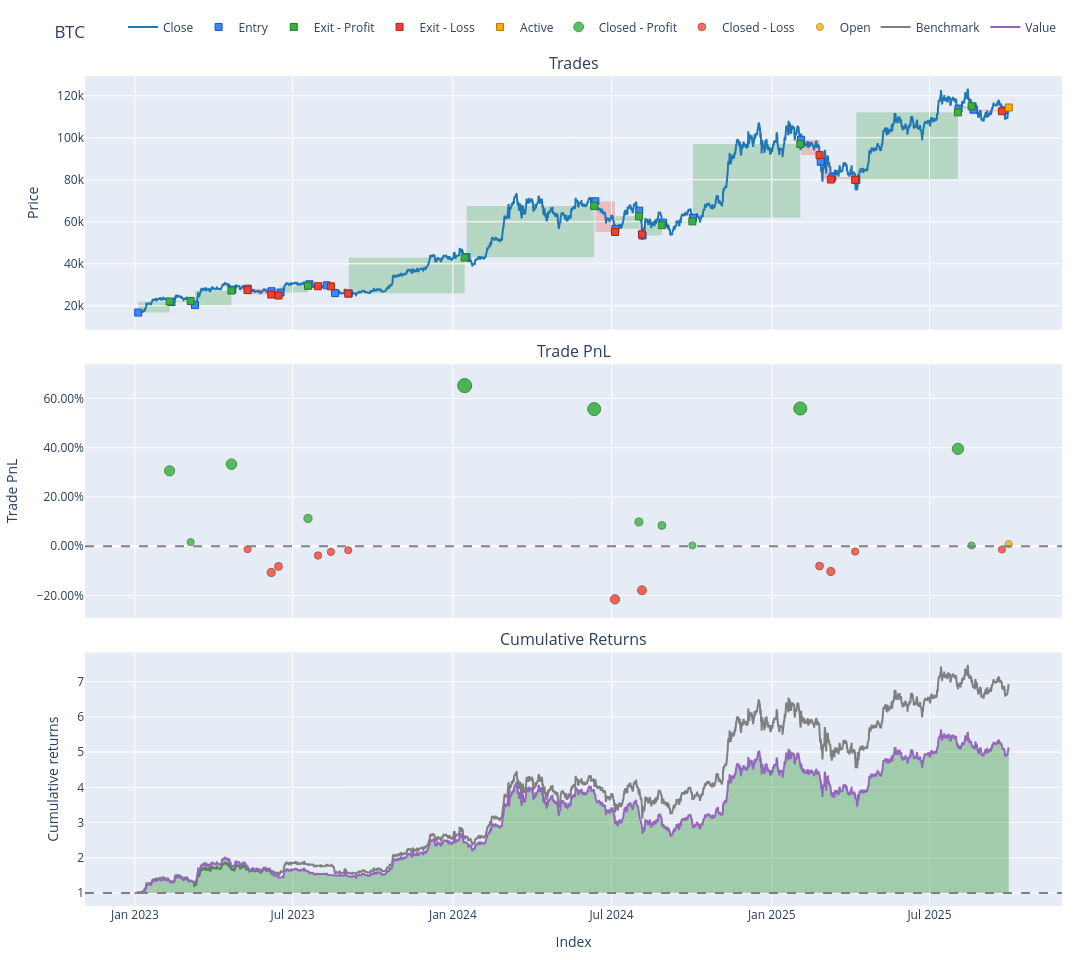

Notebook cell for this chart:
### Code cell
print(tabulate(params.items(), headers=["Parameter", "Value"]))
entries, exits, stop_df, price_for_orders = calc_signals(close=close,
                                                         high=high,
                                                         low=low,
                                                         open_=open,
                                                         **params,
                                                         )
pf = vbt.Portfolio.from_signals(
    close=price_for_orders,
    entries=entries,
    exits=exits,
    init_cash=start_equity,
    fees=transaction_fee,
    slippage=0.0002
)

symbols_pf = [symbol_pf for _, symbol_pf in pf.wrapper.columns]

for symbol in symbols:
    symbol_pf_index = symbols_pf.index(symbol)
    one_pf = pf[pf.wrapper.columns[symbol_pf_index]]
    one_pf.plot(subplots=['trades', 'trade_pnl', 'cum_returns'], width=1200, title=f'{symbol}').show()

### Figure 1 — Plotly figure (JSON) as saved in the notebook; plotly's stock layout.template omitted (floating-point values rounded to 4 significant figures; data arrays with more than 128 entries replaced by an {"elided": "..."} marker saying what was removed)
{"data": [{"line": {"color": "#1f77b4"}, "name": "Close", "showlegend": true, "x": {"elided": "6019 str values"}, "type": "scatter", "uid": "7784b725-013c-4941-8671-aa4646ce36b9", "xaxis": "x", "yaxis": "y", "y": {"elided": "6019 float values"}, "legendgroup": "0"}, {"customdata": [[0, 0, 0.05932, 3.239, "Long"], [1, 1, 0.05961, 4.228, "Long"], [2, 2, 0.06505, 4.299, "Long"], [3, 3, 0.06375, 5.727, "Long"], [4, 4, 0.06179, 5.66, "Long"], [5, 5, 0.0578, 5.061, "Long"], [6, 6, 0.05431, 4.649, "Long"], [7, 7, 0.05257, 5.173, "Long"], [8, 8, 0.05148, 4.979, "Long"], [9, 9, 0.05743, 4.866, "Long"], [10, 10, 0.05691, 4.787, "Long"], [11, 11, 0.0563, 7.899, "Long"], [12, 12, 0.05418, 12.28, "Long"], [13, 13, 0.05241, 9.648, "Long"], [14, 14, 0.04993, 10.6, "Long"], [15, 15, 0.05009, 8.711, "Long"], [16, 16, 0.04876, 9.446, "Long"], [17, 17, 0.04712, 9.48, "Long"], [18, 18, 0.04584, 14.76, "Long"], [19, 19, 0.04714, 13.58, "Long"], [20, 20, 0.04622, 12.2, "Long"], [21, 21, 0.04598, 11.94, "Long"], [22, 22, 0.04496, 16.64, "Long"], [23, 23, 0.04531, 16.7, "Long"], [24, 24, 0.04485, 16.48, "Long"]], "hovertemplate": "Exit Trade Id: %{customdata[0]}<br>Position Id: %{customdata[1]}<br>Size: %{customdata[2]:.6f}<br>Entry Timestamp: %{x}<br>Avg Entry Price: %{y}<br>Entry Fees: %{customdata[3]:.6f}<br>Direction: %{customdata[4]}", "marker": {"color": "#4285F4", "line": {"color": "rgb(11,84,205)", "width": 1}, "size": 7, "symbol": "square"}, "mode": "markers", "name": "Entry", "x": ["2023-01-04T20:00:00+00:00", "2023-02-12T00:00:00+00:00", "2023-03-11T00:00:00+00:00", "2023-04-22T20:00:00+00:00", "2023-05-10T12:00:00+00:00", "2023-06-06T20:00:00+00:00", "2023-06-17T04:00:00+00:00", "2023-07-20T08:00:00+00:00", "2023-08-09T04:00:00+00:00", "2023-08-18T20:00:00+00:00", "2023-09-03T12:00:00+00:00", "2024-01-16T16:00:00+00:00", "2024-06-12T12:00:00+00:00", "2024-07-05T12:00:00+00:00", "2024-08-01T20:00:00+00:00", "2024-08-05T16:00:00+00:00", "2024-08-29T04:00:00+00:00", "2024-10-02T12:00:00+00:00", "2025-02-03T12:00:00+00:00", "2025-02-26T04:00:00+00:00", "2025-03-11T12:00:00+00:00", "2025-04-08T00:00:00+00:00", "2025-08-03T08:00:00+00:00", "2025-08-20T12:00:00+00:00", "2025-09-24T08:00:00+00:00"], "y": [16800.0, 21820.0, 20340.0, 27650.0, 28190.0, 26940.0, 26340.0, 30280.0, 29760.0, 26070.0, 25880.0, 43170.0, 69760.0, 56640.0, 65310.0, 53510.0, 59610.0, 61900.0, 99090.0, 88650.0, 81200.0, 79880.0, 113900.0, 113400.0, 113100.0], "type": "scatter", "uid": "491adc10-7a81-4955-8de7-02475a5faf54", "xaxis": "x", "yaxis": "y", "legendgroup": "1"}, {"customdata": [[0, 0, 0.05932, 4.256, 305.2, 0.3061, "Long", "36 days 00:00:00"], [1, 1, 0.05961, 4.327, 21.99, 0.0169, "Long", "22 days 00:00:00"], [2, 2, 0.06505, 5.765, 440.9, 0.3333, "Long", "41 days 20:00:00"], [6, 6, 0.05431, 5.206, 161.7, 0.113, "Long", "31 days 12:00:00"], [10, 10, 0.05691, 7.95, 960.4, 0.652, "Long", "133 days 00:00:00"], [11, 11, 0.0563, 12.36, 1353.0, 0.5569, "Long", "146 days 12:00:00"], [13, 13, 0.05241, 10.67, 293.4, 0.09884, "Long", "27 days 00:00:00"], [15, 15, 0.05009, 9.507, 226.9, 0.08464, "Long", "22 days 04:00:00"], [16, 16, 0.04876, 9.542, 10.49, 0.00361, "Long", "33 days 16:00:00"], [17, 17, 0.04712, 14.86, 1631.0, 0.5591, "Long", "123 days 04:00:00"], [21, 21, 0.04598, 16.75, 1453.0, 0.3955, "Long", "116 days 16:00:00"], [22, 22, 0.04496, 16.81, 17.3, 0.003377, "Long", "15 days 00:00:00"]], "hovertemplate": "Exit Trade Id: %{customdata[0]}<br>Position Id: %{customdata[1]}<br>Size: %{customdata[2]:.6f}<br>Exit Timestamp: %{x}<br>Avg Exit Price: %{y}<br>Exit Fees: %{customdata[3]:.6f}<br>PnL: %{customdata[4]:.6f}<br>Return: %{customdata[5]:.2%}<br>Direction: %{customdata[6]}<br>Duration: %{customdata[7]}", "marker": {"color": "#37B13F", "line": {"color": "rgb(38,123,44)", "width": 1}, "size": 7, "symbol": "square"}, "mode": "markers", "name": "Exit - Profit", "x": ["2023-02-09T20:00:00+00:00", "2023-03-06T00:00:00+00:00", "2023-04-21T20:00:00+00:00", "2023-07-18T16:00:00+00:00", "2024-01-14T12:00:00+00:00", "2024-06-11T04:00:00+00:00", "2024-08-01T12:00:00+00:00", "2024-08-27T20:00:00+00:00", "2024-10-01T20:00:00+00:00", "2025-02-02T16:00:00+00:00", "2025-08-02T16:00:00+00:00", "2025-08-18T08:00:00+00:00"], "y": [22070.0, 22340.0, 27270.0, 29500.0, 42980.0, 67560.0, 62630.0, 58400.0, 60210.0, 97020.0, 112100.0, 115000.0], "type": "scatter", "uid": "3754cf1a-9ae3-4ffb-a137-f845b131998a", "xaxis": "x", "yaxis": "y", "legendgroup": "2"}, {"customdata": [[3, 3, 0.06375, 5.697, -20.72, -0.01176, "Long", "17 days 12:00:00"], [4, 4, 0.06179, 5.094, -184.9, -0.1062, "Long", "27 days 00:00:00"], [5, 5, 0.0578, 4.679, -127.3, -0.08175, "Long", "8 days 00:00:00"], [7, 7, 0.05257, 5.012, -59.73, -0.03753, "Long", "9 days 20:00:00"], [8, 8, 0.05148, 4.898, -34.89, -0.02278, "Long", "4 days 20:00:00"], [9, 9, 0.05743, 4.819, -24.31, -0.01624, "Long", "15 days 00:00:00"], [12, 12, 0.05418, 9.711, -813.4, -0.2152, "Long", "22 days 12:00:00"], [14, 14, 0.04993, 8.768, -582.8, -0.1787, "Long", "3 days 04:00:00"], [18, 18, 0.04584, 13.67, -364.7, -0.08028, "Long", "21 days 08:00:00"], [19, 19, 0.04714, 12.28, -427.4, -0.1023, "Long", "11 days 16:00:00"], [20, 20, 0.04622, 12.01, -80.39, -0.02142, "Long", "26 days 04:00:00"], [23, 23, 0.04531, 16.59, -67.27, -0.01309, "Long", "32 days 16:00:00"]], "hovertemplate": "Exit Trade Id: %{customdata[0]}<br>Position Id: %{customdata[1]}<br>Size: %{customdata[2]:.6f}<br>Exit Timestamp: %{x}<br>Avg Exit Price: %{y}<br>Exit Fees: %{customdata[3]:.6f}<br>PnL: %{customdata[4]:.6f}<br>Return: %{customdata[5]:.2%}<br>Direction: %{customdata[6]}<br>Duration: %{customdata[7]}", "marker": {"color": "#EA4335", "line": {"color": "rgb(181,31,18)", "width": 1}, "size": 7, "symbol": "square"}, "mode": "markers", "name": "Exit - Loss", "x": ["2023-05-10T08:00:00+00:00", "2023-06-06T12:00:00+00:00", "2023-06-14T20:00:00+00:00", "2023-07-30T04:00:00+00:00", "2023-08-14T00:00:00+00:00", "2023-09-02T20:00:00+00:00", "2024-07-05T00:00:00+00:00", "2024-08-05T00:00:00+00:00", "2025-02-24T20:00:00+00:00", "2025-03-09T20:00:00+00:00", "2025-04-06T16:00:00+00:00", "2025-09-22T04:00:00+00:00"], "y": [27500.0, 25370.0, 24910.0, 29330.0, 29270.0, 25820.0, 55150.0, 54030.0, 91760.0, 80130.0, 79980.0, 112600.0], "type": "scatter", "uid": "3b19f93d-1869-4f36-a1ad-1e7a1c2c2c03", "xaxis": "x", "yaxis": "y", "legendgroup": "3"}, {"customdata": [[24, 24, 0.04485, 0.0, 45.05, 0.008883, "Long", "5 days 20:00:00"]], "hovertemplate": "Exit Trade Id: %{customdata[0]}<br>Position Id: %{customdata[1]}<br>Size: %{customdata[2]:.6f}<br>Exit Timestamp: %{x}<br>Avg Exit Price: %{y}<br>Exit Fees: %{customdata[3]:.6f}<br>PnL: %{customdata[4]:.6f}<br>Return: %{customdata[5]:.2%}<br>Direction: %{customdata[6]}<br>Duration: %{customdata[7]}", "marker": {"color": "#FFAA00", "line": {"color": "rgb(178,118,0)", "width": 1}, "size": 7, "symbol": "square"}, "mode": "markers", "name": "Active", "x": ["2025-09-30T00:00:00+00:00"], "y": [114400.0], "type": "scatter", "uid": "c6cbd774-88b6-403f-a156-53016526b825", "xaxis": "x", "yaxis": "y", "legendgroup": "4"}, {"customdata": [[0.0, 0.0, 305.2, 0.3061], [1.0, 1.0, 21.99, 0.0169], [2.0, 2.0, 440.9, 0.3333], [6.0, 6.0, 161.7, 0.113], [10.0, 10.0, 960.4, 0.652], [11.0, 11.0, 1353.0, 0.5569], [13.0, 13.0, 293.4, 0.09884], [15.0, 15.0, 226.9, 0.08464], [16.0, 16.0, 10.49, 0.00361], [17.0, 17.0, 1631.0, 0.5591], [21.0, 21.0, 1453.0, 0.3955], [22.0, 22.0, 17.3, 0.003377]], "hovertemplate": "Exit Trade Id: %{customdata[0]}<br>Position Id: %{customdata[1]}<br>Exit Timestamp: %{x}<br>PnL: %{customdata[2]:.6f}<br>Return: %{customdata[3]:.2%}", "marker": {"color": "#37B13F", "line": {"color": "rgb(38,123,44)", "width": 1}, "opacity": [0.82, 0.7531, 0.8263, 0.7754, 0.9, 0.878, 0.7721, 0.7688, 0.7501, 0.8785, 0.8407, 0.75], "size": [10.27, 7.146, 10.56, 8.183, 14.0, 12.97, 8.03, 7.877, 7.003, 13.0, 11.23, 7.0], "symbol": "circle"}, "mode": "markers", "name": "Closed - Profit", "x": ["2023-02-09T20:00:00+00:00", "2023-03-06T00:00:00+00:00", "2023-04-21T20:00:00+00:00", "2023-07-18T16:00:00+00:00", "2024-01-14T12:00:00+00:00", "2024-06-11T04:00:00+00:00", "2024-08-01T12:00:00+00:00", "2024-08-27T20:00:00+00:00", "2024-10-01T20:00:00+00:00", "2025-02-02T16:00:00+00:00", "2025-08-02T16:00:00+00:00", "2025-08-18T08:00:00+00:00"], "y": [0.3061, 0.0169, 0.3333, 0.113, 0.652, 0.5569, 0.09884, 0.08464, 0.00361, 0.5591, 0.3955, 0.003377], "type": "scatter", "uid": "9a4b5f1b-3f08-46a1-842f-dc42de714be5", "xaxis": "x2", "yaxis": "y2", "legendgroup": "5"}, {"customdata": [[3.0, 3.0, -20.72, -0.01176], [4.0, 4.0, -184.9, -0.1062], [5.0, 5.0, -127.3, -0.08175], [7.0, 7.0, -59.73, -0.03753], [8.0, 8.0, -34.89, -0.02278], [9.0, 9.0, -24.31, -0.01624], [12.0, 12.0, -813.4, -0.2152], [14.0, 14.0, -582.8, -0.1787], [18.0, 18.0, -364.7, -0.08028], [19.0, 19.0, -427.4, -0.1023], [20.0, 20.0, -80.39, -0.02142], [23.0, 23.0, -67.27, -0.01309]], "hovertemplate": "Exit Trade Id: %{customdata[0]}<br>Position Id: %{customdata[1]}<br>Exit Timestamp: %{x}<br>PnL: %{customdata[2]:.6f}<br>Return: %{customdata[3]:.2%}", "marker": {"color": "#EA4335", "line": {"color": "rgb(181,31,18)", "width": 1}, "opacity": [0.7519, 0.7738, 0.7681, 0.7579, 0.7545, 0.753, 0.799, 0.7905, 0.7678, 0.7729, 0.7542, 0.7522], "size": [7.09, 8.109, 7.846, 7.369, 7.209, 7.139, 9.286, 8.892, 7.83, 8.067, 7.195, 7.105], "symbol": "circle"}, "mode": "markers", "name": "Closed - Loss", "x": ["2023-05-10T08:00:00+00:00", "2023-06-06T12:00:00+00:00", "2023-06-14T20:00:00+00:00", "2023-07-30T04:00:00+00:00", "2023-08-14T00:00:00+00:00", "2023-09-02T20:00:00+00:00", "2024-07-05T00:00:00+00:00", "2024-08-05T00:00:00+00:00", "2025-02-24T20:00:00+00:00", "2025-03-09T20:00:00+00:00", "2025-04-06T16:00:00+00:00", "2025-09-22T04:00:00+00:00"], "y": [-0.01176, -0.1062, -0.08175, -0.03753, -0.02278, -0.01624, -0.2152, -0.1787, -0.08028, -0.1023, -0.02142, -0.01309], "type": "scatter", "uid": "6f34579a-7db8-4926-a97c-42eec5322910", "xaxis": "x2", "yaxis": "y2", "legendgroup": "6"}, {"customdata": [[24.0, 24.0, 45.05, 0.008883]], "hovertemplate": "Exit Trade Id: %{customdata[0]}<br>Position Id: %{customdata[1]}<br>Exit Timestamp: %{x}<br>PnL: %{customdata[2]:.6f}<br>Return: %{customdata[3]:.2%}", "marker": {"color": "#FFAA00", "line": {"color": "rgb(178,118,0)", "width": 1}, "opacity": [0.7513], "size": [7.059], "symbol": "circle"}, "mode": "markers", "name": "Open", "x": ["2025-09-30T00:00:00+00:00"], "y": [0.008883], "type": "scatter", "uid": "c6d92d5d-54e6-4fcb-8135-47cf89176710", "xaxis": "x2", "yaxis": "y2", "legendgroup": "7"}, {"line": {"color": "#7f7f7f"}, "name": "Benchmark", "showlegend": true, "x": {"elided": "6019 str values"}, "type": "scatter", "uid": "94db68eb-8c72-4c8e-89f8-826a59357033", "xaxis": "x3", "yaxis": "y3", "y": {"elided": "6019 float values"}, "legendgroup": "8"}, {"hoverinfo": "skip", "line": {"color": "rgba(0, 0, 0, 0)", "width": 0}, "opacity": 0, "showlegend": false, "x": {"elided": "6019 str values"}, "type": "scatter", "uid": "de9b8170-2eac-4f40-b0d6-6248d55d33ea", "xaxis": "x3", "yaxis": "y3", "y": {"elided": "6019 int values"}, "legendgroup": "9"}, {"connectgaps": false, "fill": "tonexty", "fillcolor": "rgba(0, 128, 0, 0.3)", "hoverinfo": "skip", "line": {"color": "rgba(0, 0, 0, 0)", "width": 0}, "opacity": 0, "showlegend": false, "x": {"elided": "6019 str values"}, "type": "scatter", "uid": "563e0ec9-8d50-4368-ae84-dd2d90b2fcd5", "xaxis": "x3", "yaxis": "y3", "y": {"elided": "6019 float values"}, "legendgroup": "9"}, {"hoverinfo": "skip", "line": {"color": "rgba(0, 0, 0, 0)", "width": 0}, "opacity": 0, "showlegend": false, "x": {"elided": "6019 str values"}, "type": "scatter", "uid": "244b3110-4284-4ce7-8113-4def75235341", "xaxis": "x3", "yaxis": "y3", "y": {"elided": "6019 int values"}, "legendgroup": "9"}, {"connectgaps": false, "fill": "tonexty", "fillcolor": "rgba(255, 0, 0, 0.3)", "hoverinfo": "skip", "line": {"color": "rgba(0, 0, 0, 0)", "width": 0}, "opacity": 0, "showlegend": false, "x": {"elided": "6019 str values"}, "type": "scatter", "uid": "cc1d2c09-5fc5-42ba-8114-750ba3ae977b", "xaxis": "x3", "yaxis": "y3", "y": {"elided": "6019 float values"}, "legendgroup": "9"}, {"line": {"color": "#9467bd"}, "name": "Value", "showlegend": true, "x": {"elided": "6019 str values"}, "type": "scatter", "uid": "e10bea97-2fc6-4b24-9077-482de507467e", "xaxis": "x3", "yaxis": "y3", "y": {"elided": "6019 float values"}, "legendgroup": "10"}, {"hoverinfo": "skip", "line": {"color": "rgba(0, 0, 0, 0)", "width": 0}, "opacity": 0.0, "showlegend": false, "x": {"elided": "6019 str values"}, "type": "scatter", "uid": "9045e4f3-799b-442a-bbe5-739aa85c7d89", "xaxis": "x3", "yaxis": "y3", "y": {"elided": "6019 int values"}, "legendgroup": "9"}], "layout": {"annotations": [{"font": {"size": 16}, "showarrow": false, "text": "Trades", "x": 0.5, "xanchor": "center", "xref": "paper", "y": 1.0, "yanchor": "bottom", "yref": "paper"}, {"font": {"size": 16}, "showarrow": false, "text": "Trade PnL", "x": 0.5, "xanchor": "center", "xref": "paper", "y": 0.6528, "yanchor": "bottom", "yref": "paper"}, {"font": {"size": 16}, "showarrow": false, "text": "Cumulative Returns", "x": 0.5, "xanchor": "center", "xref": "paper", "y": 0.3056, "yanchor": "bottom", "yref": "paper"}], "xaxis": {"anchor": "y", "domain": [0.0, 1.0], "matches": "x3", "showticklabels": false}, "yaxis": {"anchor": "x", "domain": [0.6944, 1.0], "title": {"text": "Price"}}, "xaxis2": {"anchor": "y2", "domain": [0.0, 1.0], "matches": "x3", "showticklabels": false}, "yaxis2": {"anchor": "x2", "domain": [0.3472, 0.6528], "tickformat": ".2%", "title": {"text": "Trade PnL"}}, "xaxis3": {"anchor": "y3", "domain": [0.0, 1.0], "title": {"text": "Index"}}, "yaxis3": {"anchor": "x3", "domain": [0.0, 0.3056], "title": {"text": "Cumulative returns"}}, "margin": {"t": 30, "b": 30, "l": 30, "r": 30}, "legend": {"orientation": "h", "yanchor": "bottom", "y": 1.042, "xanchor": "right", "x": 1, "traceorder": "normal"}, "width": 1200, "height": 960, "showlegend": true, "title": {"text": "BTC"}, "shapes": [{"fillcolor": "green", "layer": "below", "line": {"width": 0}, "opacity": 0.2, "type": "rect", "x0": "2023-01-04T20:00:00+00:00", "x1": "2023-02-09T20:00:00+00:00", "xref": "x", "y0": 16800.0, "y1": 22070.0, "yref": "y"}, {"fillcolor": "green", "layer": "below", "line": {"width": 0}, "opacity": 0.2, "type": "rect", "x0": "2023-02-12T00:00:00+00:00", "x1": "2023-03-06T00:00:00+00:00", "xref": "x", "y0": 21820.0, "y1": 22340.0, "yref": "y"}, {"fillcolor": "green", "layer": "below", "line": {"width": 0}, "opacity": 0.2, "type": "rect", "x0": "2023-03-11T00:00:00+00:00", "x1": "2023-04-21T20:00:00+00:00", "xref": "x", "y0": 20340.0, "y1": 27270.0, "yref": "y"}, {"fillcolor": "green", "layer": "below", "line": {"width": 0}, "opacity": 0.2, "type": "rect", "x0": "2023-06-17T04:00:00+00:00", "x1": "2023-07-18T16:00:00+00:00", "xref": "x", "y0": 26340.0, "y1": 29500.0, "yref": "y"}, {"fillcolor": "green", "layer": "below", "line": {"width": 0}, "opacity": 0.2, "type": "rect", "x0": "2023-09-03T12:00:00+00:00", "x1": "2024-01-14T12:00:00+00:00", "xref": "x", "y0": 25880.0, "y1": 42980.0, "yref": "y"}, {"fillcolor": "green", "layer": "below", "line": {"width": 0}, "opacity": 0.2, "type": "rect", "x0": "2024-01-16T16:00:00+00:00", "x1": "2024-06-11T04:00:00+00:00", "xref": "x", "y0": 43170.0, "y1": 67560.0, "yref": "y"}, {"fillcolor": "green", "layer": "below", "line": {"width": 0}, "opacity": 0.2, "type": "rect", "x0": "2024-07-05T12:00:00+00:00", "x1": "2024-08-01T12:00:00+00:00", "xref": "x", "y0": 56640.0, "y1": 62630.0, "yref": "y"}, {"fillcolor": "green", "layer": "below", "line": {"width": 0}, "opacity": 0.2, "type": "rect", "x0": "2024-08-05T16:00:00+00:00", "x1": "2024-08-27T20:00:00+00:00", "xref": "x", "y0": 53510.0, "y1": 58400.0, "yref": "y"}, {"fillcolor": "green", "layer": "below", "line": {"width": 0}, "opacity": 0.2, "type": "rect", "x0": "2024-08-29T04:00:00+00:00", "x1": "2024-10-01T20:00:00+00:00", "xref": "x", "y0": 59610.0, "y1": 60210.0, "yref": "y"}, {"fillcolor": "green", "layer": "below", "line": {"width": 0}, "opacity": 0.2, "type": "rect", "x0": "2024-10-02T12:00:00+00:00", "x1": "2025-02-02T16:00:00+00:00", "xref": "x", "y0": 61900.0, "y1": 97020.0, "yref": "y"}, {"fillcolor": "green", "layer": "below", "line": {"width": 0}, "opacity": 0.2, "type": "rect", "x0": "2025-04-08T00:00:00+00:00", "x1": "2025-08-02T16:00:00+00:00", "xref": "x", "y0": 79880.0, "y1": 112100.0, "yref": "y"}, {"fillcolor": "green", "layer": "below", "line": {"width": 0}, "opacity": 0.2, "type": "rect", "x0": "2025-08-03T08:00:00+00:00", "x1": "2025-08-18T08:00:00+00:00", "xref": "x", "y0": 113900.0, "y1": 115000.0, "yref": "y"}, {"fillcolor": "green", "layer": "below", "line": {"width": 0}, "opacity": 0.2, "type": "rect", "x0": "2025-09-24T08:00:00+00:00", "x1": "2025-09-30T00:00:00+00:00", "xref": "x", "y0": 113100.0, "y1": 114400.0, "yref": "y"}, {"fillcolor": "red", "layer": "below", "line": {"width": 0}, "opacity": 0.2, "type": "rect", "x0": "2023-04-22T20:00:00+00:00", "x1": "2023-05-10T08:00:00+00:00", "xref": "x", "y0": 27650.0, "y1": 27500.0, "yref": "y"}, {"fillcolor": "red", "layer": "below", "line": {"width": 0}, "opacity": 0.2, "type": "rect", "x0": "2023-05-10T12:00:00+00:00", "x1": "2023-06-06T12:00:00+00:00", "xref": "x", "y0": 28190.0, "y1": 25370.0, "yref": "y"}, {"fillcolor": "red", "layer": "below", "line": {"width": 0}, "opacity": 0.2, "type": "rect", "x0": "2023-06-06T20:00:00+00:00", "x1": "2023-06-14T20:00:00+00:00", "xref": "x", "y0": 26940.0, "y1": 24910.0, "yref": "y"}, {"fillcolor": "red", "layer": "below", "line": {"width": 0}, "opacity": 0.2, "type": "rect", "x0": "2023-07-20T08:00:00+00:00", "x1": "2023-07-30T04:00:00+00:00", "xref": "x", "y0": 30280.0, "y1": 29330.0, "yref": "y"}, {"fillcolor": "red", "layer": "below", "line": {"width": 0}, "opacity": 0.2, "type": "rect", "x0": "2023-08-09T04:00:00+00:00", "x1": "2023-08-14T00:00:00+00:00", "xref": "x", "y0": 29760.0, "y1": 29270.0, "yref": "y"}, {"fillcolor": "red", "layer": "below", "line": {"width": 0}, "opacity": 0.2, "type": "rect", "x0": "2023-08-18T20:00:00+00:00", "x1": "2023-09-02T20:00:00+00:00", "xref": "x", "y0": 26070.0, "y1": 25820.0, "yref": "y"}, {"fillcolor": "red", "layer": "below", "line": {"width": 0}, "opacity": 0.2, "type": "rect", "x0": "2024-06-12T12:00:00+00:00", "x1": "2024-07-05T00:00:00+00:00", "xref": "x", "y0": 69760.0, "y1": 55150.0, "yref": "y"}, {"fillcolor": "red", "layer": "below", "line": {"width": 0}, "opacity": 0.2, "type": "rect", "x0": "2024-08-01T20:00:00+00:00", "x1": "2024-08-05T00:00:00+00:00", "xref": "x", "y0": 65310.0, "y1": 54030.0, "yref": "y"}, {"fillcolor": "red", "layer": "below", "line": {"width": 0}, "opacity": 0.2, "type": "rect", "x0": "2025-02-03T12:00:00+00:00", "x1": "2025-02-24T20:00:00+00:00", "xref": "x", "y0": 99090.0, "y1": 91760.0, "yref": "y"}, {"fillcolor": "red", "layer": "below", "line": {"width": 0}, "opacity": 0.2, "type": "rect", "x0": "2025-02-26T04:00:00+00:00", "x1": "2025-03-09T20:00:00+00:00", "xref": "x", "y0": 88650.0, "y1": 80130.0, "yref": "y"}, {"fillcolor": "red", "layer": "below", "line": {"width": 0}, "opacity": 0.2, "type": "rect", "x0": "2025-03-11T12:00:00+00:00", "x1": "2025-04-06T16:00:00+00:00", "xref": "x", "y0": 81200.0, "y1": 79980.0, "yref": "y"}, {"fillcolor": "red", "layer": "below", "line": {"width": 0}, "opacity": 0.2, "type": "rect", "x0": "2025-08-20T12:00:00+00:00", "x1": "2025-09-22T04:00:00+00:00", "xref": "x", "y0": 113400.0, "y1": 112600.0, "yref": "y"}, {"line": {"color": "gray", "dash": "dash"}, "type": "line", "x0": 0.0, "x1": 1.0, "xref": "paper", "y0": 0, "y1": 0, "yref": "y2"}, {"line": {"color": "gray", "dash": "dash"}, "type": "line", "x0": 0.0, "x1": 1.0, "xref": "paper", "y0": 1, "y1": 1, "yref": "y3"}]}}
